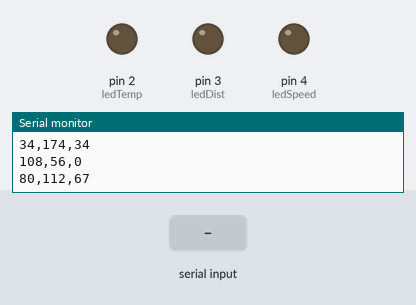
The sketch below on a simulated Arduino Uno, built with avr-gcc and run on an emulated ATmega328P. On the bench: output pins drawn as LEDs (lit = HIGH), the last lines printed to the serial monitor. Inputs (shaded band) come from the test bench. Random numbers use the default seed unless the sketch sets one.

Above: at 1.2 s.
1.3 s: "1\n" received over Serial
At 2.2 s:
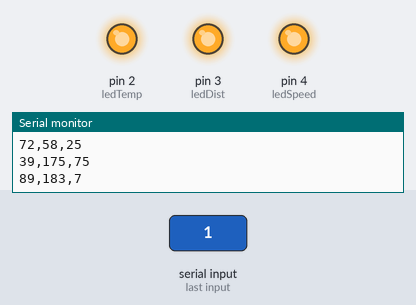
Timing chart, 0 to 4.3 s (numbered marks = the images above; inputs shaded):
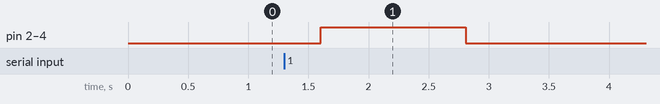

The sketch:

ArduinoCarSensor.ino
```cpp
// Simulated Temperature, Distance Sensor
// Arduino sends fake temp values to Serial
int ledTemp = 2;
int ledDist = 3;
int ledSpeed = 4;

unsigned long tempOFFTime = 0;
unsigned long distOFFTime = 0;
unsigned long speedOFFTime = 0;


void setup() {
  Serial.begin(115200); // Start serial at 115200 baud
  randomSeed(analogRead(A0)); //seed RNG
  pinMode(ledTemp, OUTPUT);
  pinMode(ledDist, OUTPUT);
  pinMode(ledSpeed, OUTPUT);
}

void loop() {

  int tempC = random(20, 110); // fake "temperature" between 20°C and 110°C
  int distance = random(5, 200); // fake "distance" between 5-200cm
  int speed = random(0, 100); //fake "speed" between 0-100m/s
  // Print it to Serial
  Serial.print(tempC);
  Serial.print(",");
  Serial.print(distance);
  Serial.print(",");
  Serial.println(speed);

  // led control from python
  if (Serial.available()) {
    String cmd = Serial.readStringUntil('\n');

    if (cmd = "TEMP_ON") {
      digitalWrite(ledTemp, HIGH);
      tempOFFTime = millis() +1000;
      printf("TEMP ON");
    }


    if (cmd = "DIST_ON") {
      digitalWrite(ledDist, HIGH);
      distOFFTime = millis() + 1000;
      printf("DIST ON");
    }


    if (cmd = "SPEED_ON") {
      digitalWrite(ledSpeed, HIGH);
      speedOFFTime = millis() + 1000;
      printf("SPEED ON");
    }

  }

  if (millis() > tempOFFTime) digitalWrite(ledTemp, LOW);
  if (millis() > distOFFTime) digitalWrite(ledDist, LOW);
  if (millis() > speedOFFTime) digitalWrite(ledSpeed, LOW);


  delay(400); // Wait .4 second before sending again
}
```

Measured:
- after the input at 1.3 s, pin 2 (ledTemp), pin 3 (ledDist), pin 4 (ledSpeed): LOW → HIGH after 0.30 s, → LOW 1.2 s later
